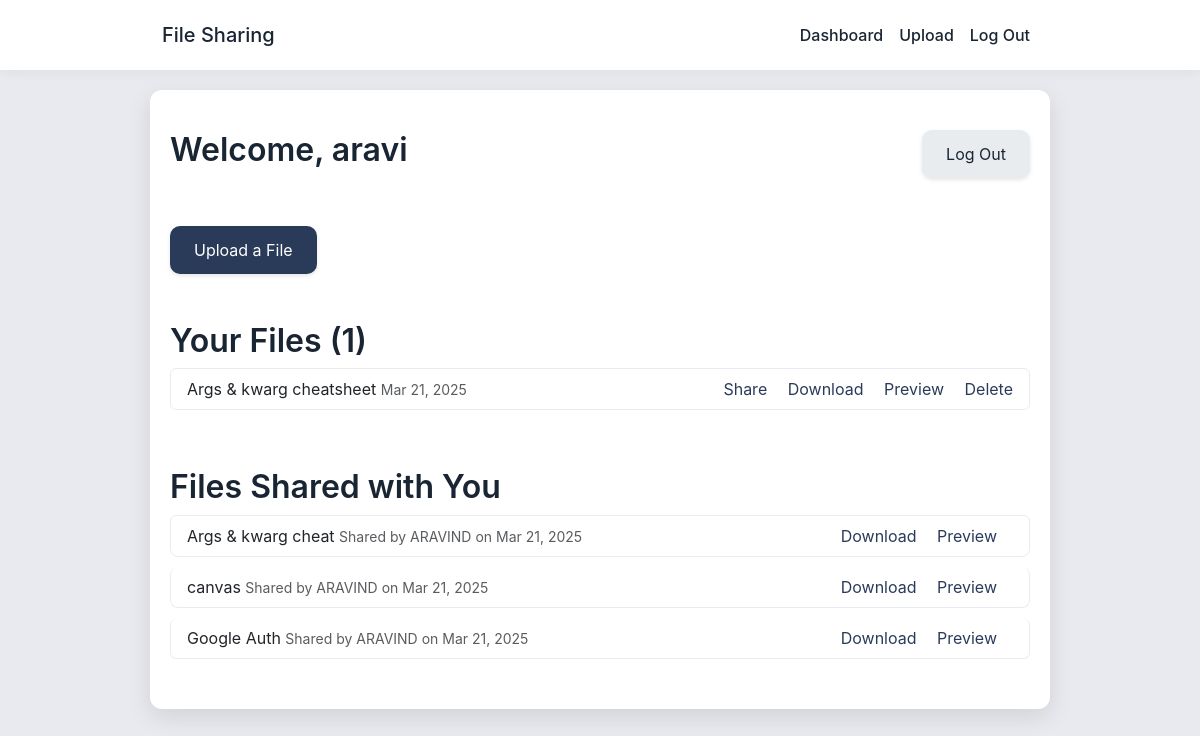
The app's page / (signed in), older data.
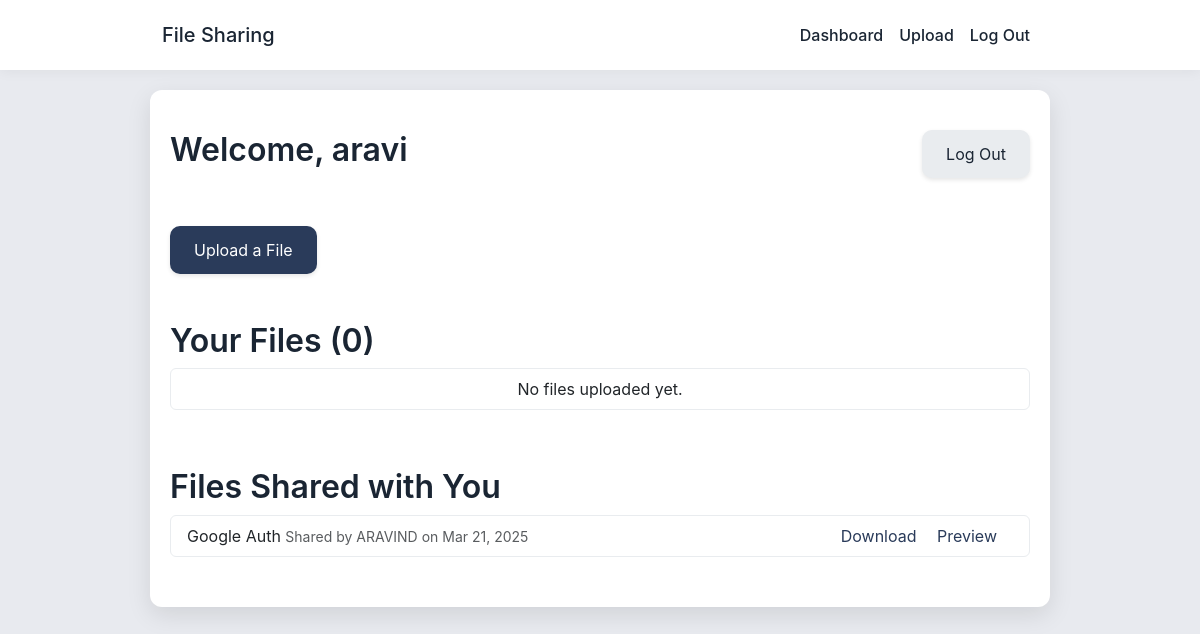
The same page, newer data.
### core/models.py (models this page shows, shortened)
class File(models.Model):
    name=models.CharField(max_length=255)
    uploaded_file = models.FileField(upload_to='uploads/%Y/%m/%d/')
    upload_date = models.DateTimeField(auto_now_add=True)
    user = models.ForeignKey(User, on_delete=models.CASCADE)
    def get_file_type(self):
        return os.path.splitext(self.uploaded_file.name)[1].lower()

class SharedFile(models.Model):
    file = models.ForeignKey(File, on_delete=models.CASCADE)
    shared_with = models.ForeignKey(User,on_delete=models.CASCADE,related_name="shared_files")
    shared_date = models.DateTimeField(auto_now_add=True)
    class Meta:
        unique_together = ('file', 'shared_with') # preventing duplicate sharing

### core/views.py (the view)
# urls.py: path('', views.dashboard, name='dashboard'),
@login_required(login_url='login')
def dashboard(request):
    files = File.objects.filter(user=request.user)
    totalfiles = files.count()
    sharedfiles = SharedFile.objects.filter(shared_with = request.user)
    return render(request,'core/dashboard.html', {'files':files, 'totalfiles':totalfiles , 'sharedfiles':sharedfiles})

### core/templates/core/dashboard.html (shortened to what this page needs)
{% extends 'core/base.html' %}
{% block content %}
<div class="d-flex justify-content-between align-items-center mb-5">
    <h1>Welcome, {{ user.username }}</h1>
    <a href="{% url 'logout' %}" class="btn btn-secondary">Log Out</a>
</div>
<a href="{% url 'upload_file' %}" class="btn btn-primary mb-5">Upload a File</a>
<h2>Your Files ({{ totalfiles }})</h2>
<ul class="list-group mb-5">
{% for file in files %}
    <li class="list-group-item d-flex justify-content-between align-items-center">
        <span>{{ file.name }} <small class="text-muted">{{ file.upload_date|date:"M d, Y" }}</small></span>
        <span>
            <a href="{% url 'share_file' file.id %}" class="me-3">Share</a>
            <a href="{{ file.uploaded_file.url }}" download class="me-3">Download</a>
            <a href="#" data-bs-toggle="modal" data-bs-target="#previewModal{{ file.id }}" class="me-3">Preview</a>
            <a href="{% url 'delete_file' file.id %}">Delete</a>
        </span>
    </li>
{% empty %}
    <li class="list-group-item text-center">No files uploaded yet.</li>
{% endfor %}
</ul>
<h2>Files Shared with You</h2>
<ul class="list-group">
{% for shared in sharedfiles %}
    <li class="list-group-item d-flex justify-content-between align-items-center">
        <span>{{ shared.file.name }} <small class="text-muted">Shared by {{ shared.file.user.username }} on {{ shared.shared_date|date:"M d, Y" }}</small></span>
        <span>
            <a href="{{ shared.file.uploaded_file.url }}" download class="me-3">Download</a>
            <a href="#" data-bs-toggle="modal" data-bs-target="#previewModal{{ shared.id }}" class="me-3">Preview</a>
        </span>
    </li>
{% empty %}
    <li class="list-group-item text-center">No files shared with you yet.</li>
{% endfor %}
</ul>
{% endblock %}

### core/templates/core/base.html (shortened to what this page needs)
<!DOCTYPE html>
<html lang="en">
<head>
    <link href="https://cdn.jsdelivr.net/npm/bootstrap@5.3.3/dist/css/bootstrap.min.css" rel="stylesheet">
</head>
<body>
    <nav class="navbar navbar-expand-lg">
        <div class="container-fluid" style="max-width: 900px;">
            <a class="navbar-brand" href="{% url 'dashboard' %}">File Sharing</a>
            <div class="collapse navbar-collapse" id="navbarNav">
                <ul class="navbar-nav ms-auto">
                    <li class="nav-item">
                        <a class="nav-link" href="{% url 'dashboard' %}">Dashboard</a>
                    </li>
                    <li class="nav-item">
                        <a class="nav-link" href="{% url 'upload_file' %}">Upload</a>
                    </li>
                    <li class="nav-item">
                        <a class="nav-link" href="{% url 'logout' %}">Log Out</a>
                    </li>
                </ul>
            </div>
        </div>
    </nav>
    <div class="container">
        {% block content %}{% endblock %}
    </div>
</body>
</html>

### core/templates/core/base.html (style rules this page uses)
body { font-family: -apple-system, BlinkMacSystemFont, "Segoe UI", Roboto, sans-serif; background-color: #E8EAEF; color: #1A2533; }
.container { max-width: 900px; padding: 40px 20px; background-color: #FFFFFF; border-radius: 12px; box-shadow: 0 8px 24px rgba(0, 0, 0, 0.1); margin-top: 20px; margin-bottom: 40px; }
h1, h2 { font-weight: 600; font-size: 2rem; }
.btn-primary { background-color: #2A3B5A; border: none; border-radius: 10px; padding: 12px 24px; box-shadow: 0 2px 4px rgba(0, 0, 0, 0.1); transition: all 0.2s ease; }
.btn-secondary { background-color: #E9ECEF; color: #1A2533; border: none; border-radius: 10px; padding: 12px 24px; box-shadow: 0 2px 4px rgba(0, 0, 0, 0.1); transition: all 0.2s ease; }
a { color: #2A3B5A; text-decoration: none; }
.list-group-item { background-color: #FFFFFF; border: 1px solid #E9ECEF; border-radius: 8px; margin-bottom: 10px; }
.navbar { background-color: #FFFFFF; box-shadow: 0 2px 12px rgba(0, 0, 0, 0.05); padding: 15px 20px; }
.navbar-brand, .nav-link { color: #1A2533; font-weight: 500; }

Row changes from the older to the newer data that the page shows:
removed File: name "Args & kwarg cheatsheet", upload_date "Mar 21, 2025"
removed SharedFile: file.name "Args & kwarg cheat", file.user.username "ARAVIND", shared_date "Mar 21, 2025"
removed SharedFile: file.name "canvas", file.user.username "ARAVIND", shared_date "Mar 21, 2025"
Text that changed along with them:
{{ totalfiles }}: "1" → "0"
text now shown: "No files uploaded yet."
